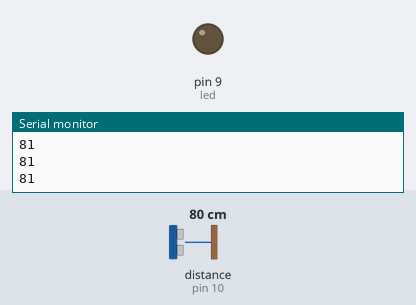
Recording of a sketch running on a simulated Arduino Uno, built with avr-gcc and run on an emulated ATmega328P. On the bench: output pins drawn as LEDs (lit = HIGH), the last lines printed to the serial monitor. Inputs (shaded band) come from the test bench; at power-on: distance to the obstacle (sensor on pin 10) 80 cm. The echo pulse lasts 58.3 µs per cm.

Above: at 1.2 s.
1.3 s: distance to the obstacle (sensor on pin 10) set to 43 cm
2.8 s: distance to the obstacle (sensor on pin 10) set to 36 cm
At 3.4 s:
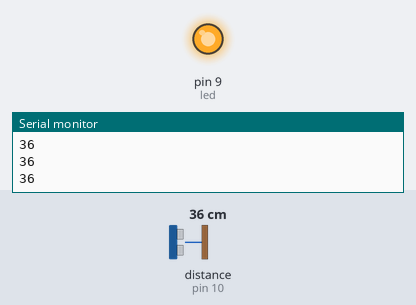
4.3 s: distance to the obstacle (sensor on pin 10) set to 60 cm
At 5.1 s:
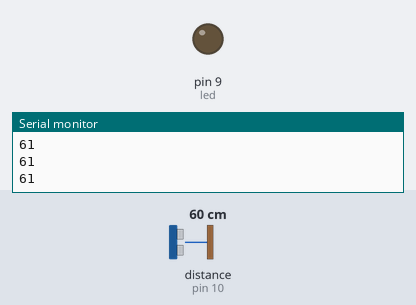
5.8 s: distance to the obstacle (sensor on pin 10) set to 2 cm
At 6.9 s:
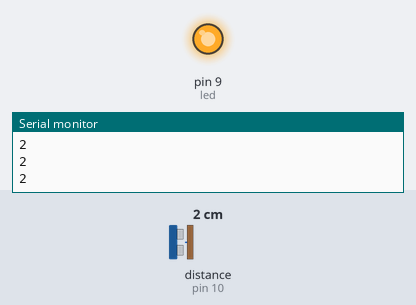
Timing chart, 0 to 8.3 s (numbered marks = the images above; inputs shaded):
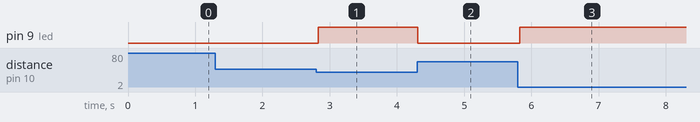

Measured:
- the behaviour switches between 40 and 39 cm on distance to the obstacle (sensor on pin 10) (found by bisection; images 0 and 1)
- after the input at 2.8 s, pin 9 (led): LOW → HIGH at once
- after the input at 4.3 s, pin 9 (led): HIGH → LOW at once
- after the input at 5.8 s, pin 9 (led): LOW → HIGH at once

The sketch:

alarmaCercania.ino
```cpp
//imos usar unha libreria que se chama NewPing, e hai que avisar
#include <NewPing.h>

//vou usar un sonar con echo e trigger no pin 10 e a distancia limitada a 100cm
NewPing sonar(10,10,100);

//definimos variable do led
int led=9;
//defino unha variable dist onde vou gardar a lectura de distancia
int dist;
//defino a variable lim segun onde quero que salte a alarma
int lim=40;

void setup() {
  Serial.begin(9600);
  pinMode(led,OUTPUT);
}

void loop()
{
  //a instruccion ping_cm xa nos da a distancia en cm.
  dist = sonar.ping_cm();

  //imprimo a distancia polo monitor serie
  Serial.println(dist);

  //encendo a luz de alarma se a distancia e menor que o limite que
  //puxen, e se non a apago.
  if (dist<lim){
    digitalWrite(led,HIGH);
  }
  else {
    digitalWrite(led,LOW);
  }
  delay(50);

}
```
